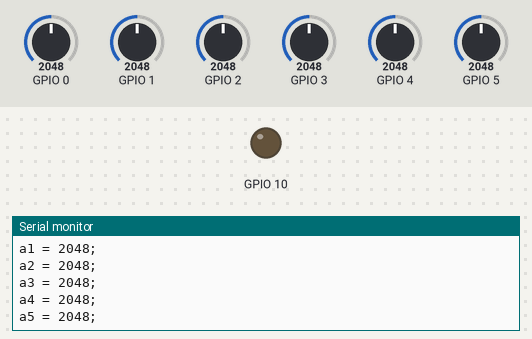
Bench run of a sketch on a simulated ESP32-S3. Parts: output pins drawn as LEDs (lit = HIGH), the last lines printed to the serial monitor. Inputs (shaded band) come from the test bench; at power-on: GPIO 0 = 2048, GPIO 1 = 2048, GPIO 2 = 2048, GPIO 3 = 2048, GPIO 4 = 2048, GPIO 5 = 2048. WiFi joins after 1.5 s; servers stay silent unless stated; storage starts empty.

Above: at 5.3 s.
5.4 s: GPIO 0 set to 1072
At 6.5 s:
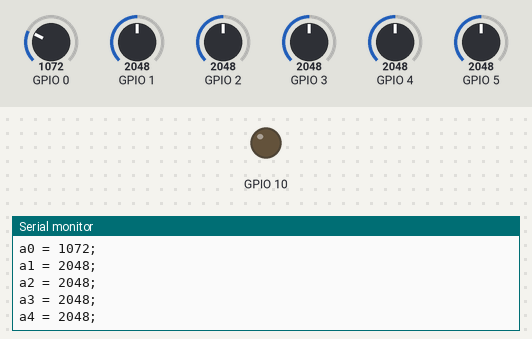
6.9 s: GPIO 0 set to 973
At 7.9 s:
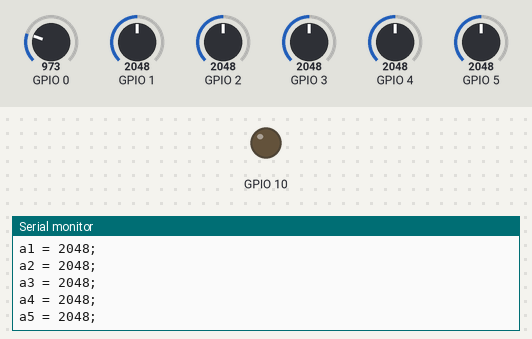
Timing chart, 0 to 9.9 s (numbered marks = the images above; inputs shaded):
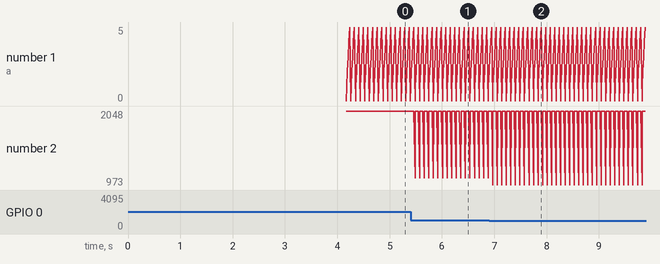

Measured:
- after the input at 5.4 s, the serial monitor: prints a new line after 0.09 s (image 1)
- after the input at 6.9 s, the serial monitor: prints a new line after 0.07 s (image 2)

The sketch:

WiFiUdpSendReceiveString104_2.ino
```cpp
#include <SPI.h>
#include <WiFi.h>
#include <WiFiUdp.h>
#include <SD.h>

int status = WL_IDLE_STATUS;
char ssid[] = "SURIA"; //  your network SSID (name)
char pass[] = "MadonaBoliSuriaMax";    // your network password (use for WPA, or use as key for WEP)
int keyIndex = 0;            // your network key Index number (needed only for WEP)

unsigned int localPort = 2390;      // local port to listen on
char packetBuffer[255]; //buffer to hold incoming packet
WiFiUDP Udp;

const int chipSelect = 4;

void setup() {

  pinMode(1, INPUT);

  //Initialize serial and wait for port to open:
  Serial.begin(9600);
  while (!Serial) {
    ; // wait for serial port to connect. Needed for Leonardo only
  }

  // check for the presence of the shield:
  if (WiFi.status() == WL_NO_SHIELD) {
    Serial.println("WiFi shield not present");
    // don't continue:
    while (true);
  }

  String fv = WiFi.firmwareVersion();
  if ( fv != "1.1.0" )
    Serial.println("Please upgrade the firmware");

  Serial.print("Initializing SD card...");
  // make sure that the default chip select pin is set to
  // output, even if you don't use it:
  pinMode(10, OUTPUT);

  // see if the card is present and can be initialized:
  if (!SD.begin(chipSelect)) {
    Serial.println("Card failed, or not present");
    // don't do anything more:
    return;
  }
  Serial.println("card initialized.");

  if (SD.exists("d002.txt"))
  {
    Serial.println("d002.txt exists.");
  }
  else
  {
    Serial.println("d002.txt doesn't exist.");
    // open a new file and immediately close it:
    Serial.println("Creating d002.txt...");
    File myFile = SD.open("d002.txt", FILE_WRITE);
    myFile.close();
  }

  // attempt to connect to Wifi network:
  while ( status != WL_CONNECTED) {
    Serial.print("Attempting to connect to SSID: ");
    Serial.println(ssid);
    // Connect to WPA/WPA2 network. Change this line if using open or WEP network:
    status = WiFi.begin(ssid,pass);

    // wait 10 seconds for connection:
    delay(2000);
  }
  Serial.println("Connected to wifi");
  printWifiStatus();

  Serial.println("\nStarting connection to server...");
  // if you get a connection, report back via serial:
  Udp.begin(localPort);
}

void loop() {
  String data;
  // if there's data available, read a packet
  int packetSize = Udp.parsePacket();
  File dataFile = SD.open("d002.txt", FILE_WRITE);
//  Serial.print("packetSize: ");
//  Serial.println(packetSize);
  if (packetSize)
  {
    // read the packet into packetBufffer
    int len = Udp.read(packetBuffer, 255);
    if (len > 0) packetBuffer[len] = 0;
  }

  Udp.beginPacket(Udp.remoteIP(), localPort);
  for (int analogChannel = 0; analogChannel < 6; analogChannel++)
  {
    int sensorReading = analogRead(analogChannel);
    data = "a" + String(analogChannel) + " = " + String(sensorReading) + ";\r\n";
    int tam = data.length() + 1;
    char cstr[tam];
    data.toCharArray(cstr, tam);
    Udp.write(cstr);

    if (dataFile)
    {
      dataFile.println(cstr);
    }
    else
    {
      Serial.println("error opening d001.txt");
    }

    Serial.println(cstr);
  }
  Udp.endPacket();
  dataFile.close();
}


void printWifiStatus() {
  // print the SSID of the network you're attached to:
  Serial.print("SSID: ");
  Serial.println(WiFi.SSID());

  // print your WiFi shield's IP address:
  IPAddress ip = WiFi.localIP();
  Serial.print("IP Address: ");
  Serial.println(ip);

  // print the received signal strength:
  long rssi = WiFi.RSSI();
  Serial.print("signal strength (RSSI):");
  Serial.print(rssi);
  Serial.println(" dBm");
}
```
